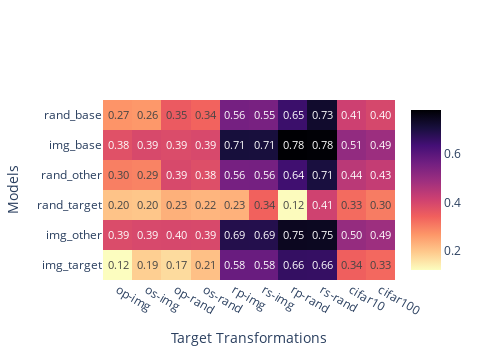
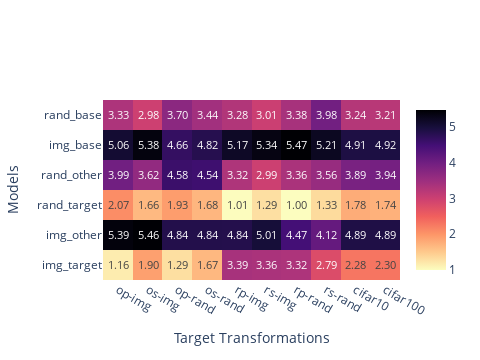

Notebook source saved alongside these figures, in order:
### Markdown cell above
## VGG-11

### Code cell
results = res_util.load("vgg11", list(range(10)))
# res_util.show_results(
#     results,
#     show_training=True,
#     metrics=["l2"],#, "cos", "cka"],
# )
full_distances = res_util.get_full_distances(results, "l2")
full_comparisons = res_util.target_vs_non_target_comparison(full_distances)
comp_means = res_util.compute_target_vs_non_target_means(full_comparisons, "mean")
display(comp_means)
comp_stds = res_util.compute_target_vs_non_target_means(full_comparisons, "std")
display(comp_stds)
rank_means = res_util.compute_target_vs_non_target_means(
    res_util.normalize_by_rank(full_comparisons),
    "mean"
)
res_util.print_comp_table(comp_means, comp_stds, rank_means)
mean_fig = res_util.plot_distances(comp_means, reverse_colors=True, reindex=False)
display(mean_fig)
rank_fig = res_util.plot_distances(rank_means, reverse_colors=True, reindex=False)
display(rank_fig)

### Figure 1 — Plotly figure (JSON) as saved in the notebook; plotly's stock layout.template omitted (floating-point values rounded to 4 significant figures)
{"data": [{"colorbar": {"title": {"text": ""}}, "colorscale": [[0, "#000004"], [0.1111, "#180f3d"], [0.2222, "#440f76"], [0.3333, "#721f81"], [0.4444, "#9e2f7f"], [0.5556, "#cd4071"], [0.6667, "#f1605d"], [0.7778, "#fd9668"], [0.8889, "#feca8d"], [1, "#fcfdbf"]], "hoverongaps": false, "hovertemplate": "Training Transformation: %{y}<br>Target Transformation: %{x}<br>Invariance: %{z:.5f}<extra></extra>", "reversescale": true, "showscale": true, "texttemplate": "%{z:.2f}", "type": "heatmap", "x": ["op-img", "os-img", "op-rand", "os-rand", "rp-img", "rs-img", "rp-rand", "rs-rand", "cifar10", "cifar100"], "y": ["img_target", "img_other", "rand_target", "rand_other", "img_base", "rand_base"], "z": [[0.1187, 0.1859, 0.1681, 0.2076, 0.5762, 0.5759, 0.6623, 0.6612, 0.3437, 0.3297], [0.3869, 0.3943, 0.3951, 0.394, 0.6901, 0.6898, 0.7475, 0.7468, 0.5033, 0.4901], [0.2019, 0.1982, 0.2299, 0.2229, 0.228, 0.3391, 0.1221, 0.4104, 0.3256, 0.3027], [0.2979, 0.2921, 0.3934, 0.3806, 0.5557, 0.5572, 0.6435, 0.7079, 0.4447, 0.4291], [0.3762, 0.3939, 0.3871, 0.3945, 0.7116, 0.7095, 0.784, 0.7809, 0.5085, 0.4919], [0.2689, 0.2631, 0.3537, 0.3364, 0.5566, 0.5517, 0.6509, 0.7309, 0.4143, 0.397]]}], "layout": {"height": 360, "width": 480, "xaxis": {"autorange": true, "range": [-0.5, 9.5], "title": {"text": "Target Transformations"}, "type": "category"}, "yaxis": {"autorange": true, "range": [-0.5, 5.5], "title": {"text": "Models"}, "type": "category"}}}

### Figure 2 — Plotly figure (JSON) as saved in the notebook; plotly's stock layout.template omitted (floating-point values rounded to 4 significant figures)
{"data": [{"colorbar": {"title": {"text": ""}}, "colorscale": [[0, "#000004"], [0.1111, "#180f3d"], [0.2222, "#440f76"], [0.3333, "#721f81"], [0.4444, "#9e2f7f"], [0.5556, "#cd4071"], [0.6667, "#f1605d"], [0.7778, "#fd9668"], [0.8889, "#feca8d"], [1, "#fcfdbf"]], "hoverongaps": false, "hovertemplate": "Training Transformation: %{y}<br>Target Transformation: %{x}<br>Invariance: %{z:.5f}<extra></extra>", "reversescale": true, "showscale": true, "texttemplate": "%{z:.2f}", "type": "heatmap", "x": ["op-img", "os-img", "op-rand", "os-rand", "rp-img", "rs-img", "rp-rand", "rs-rand", "cifar10", "cifar100"], "y": ["img_target", "img_other", "rand_target", "rand_other", "img_base", "rand_base"], "z": [[1.161, 1.9, 1.294, 1.672, 3.389, 3.356, 3.322, 2.794, 2.283, 2.3], [5.394, 5.461, 4.844, 4.844, 4.839, 5.006, 4.472, 4.122, 4.889, 4.889], [2.072, 1.656, 1.928, 1.683, 1.006, 1.289, 1, 1.333, 1.783, 1.739], [3.989, 3.622, 4.578, 4.539, 3.317, 2.994, 3.356, 3.561, 3.894, 3.939], [5.056, 5.378, 4.656, 4.817, 5.172, 5.344, 5.467, 5.211, 4.906, 4.922], [3.328, 2.983, 3.7, 3.444, 3.278, 3.011, 3.383, 3.978, 3.244, 3.211]]}], "layout": {"height": 360, "width": 480, "xaxis": {"autorange": true, "range": [-0.5, 9.5], "title": {"text": "Target Transformations"}, "type": "category"}, "yaxis": {"autorange": true, "range": [-0.5, 5.5], "title": {"text": "Models"}, "type": "category"}}}
